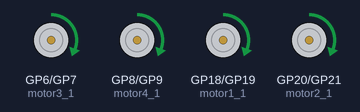
Recording of a program running on a simulated Raspberry Pi Pico running MicroPython. Shown: motor-driver pin pairs drawn as motors (green arrow = first pin HIGH = forward, orange = second pin HIGH = backward, longer = more drive).

Above: at 0.1 s.
Timing chart, 0 to 1.6 s (numbered marks = the images above):
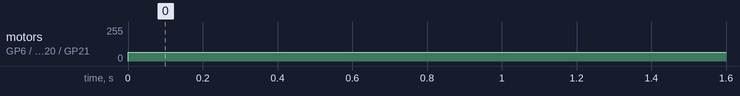

Measured:
- by itself, motor on GP6 (motor3_1) / GP7 (motor3_2), motor on GP8 (motor4_1) / GP9 (motor4_2), motor on GP18 (motor1_1) / GP19 (motor1_2), motor on GP20 (motor2_1) / GP21 (motor2_2): stopped → forward 64/255 at 0.00 s

The program:

motor_test.py
```python
from machine import Pin, PWM
import time

motor1_1 = Pin(18, Pin.OUT)
motor1_2 = Pin(19, Pin.OUT)

motor2_1 = Pin(20, Pin.OUT)
motor2_2 = Pin(21, Pin.OUT)

motor3_1 = Pin(6, Pin.OUT)
motor3_2 = Pin(7, Pin.OUT)

motor4_1 = Pin(8, Pin.OUT)
motor4_2 = Pin(9, Pin.OUT)

# PWM objects
pwm_motor1_1 = PWM(motor1_1)
pwm_motor1_2 = PWM(motor1_2)

pwm_motor2_1 = PWM(motor2_1)
pwm_motor2_2 = PWM(motor2_2)

pwm_motor3_1 = PWM(motor3_1)
pwm_motor3_2 = PWM(motor3_2)

pwm_motor4_1 = PWM(motor4_1)
pwm_motor4_2 = PWM(motor4_2)

# Set frequency
pwm_motor1_1.freq(1000)
pwm_motor1_2.freq(1000)

pwm_motor2_1.freq(1000)
pwm_motor2_2.freq(1000)

pwm_motor3_1.freq(1000)
pwm_motor3_2.freq(1000)

pwm_motor4_1.freq(1000)
pwm_motor4_2.freq(1000)

# Function to set motor speed and direction
def set_motor(speed,motor_num):
    if speed > 0:
        motor1_1.on()
        pwm_motor1_1.duty_u16(int(speed * 65535))
    elif speed < 0:
        motor1_1.off()
        pwm_motor1_1.duty_u16(int(-speed * 65535))
    else:
        motor1_1.off()
        pwm_motor1_1.duty_u16(0)

def forward(speed):
    motor1_1.on()
    motor2_1.on()
    motor3_1.on()
    motor4_1.on()

    pwm_motor1_1.duty_u16(int(speed * 65535))
    pwm_motor2_1.duty_u16(int(speed * 65535))
    pwm_motor3_1.duty_u16(int(speed * 65535))
    pwm_motor4_1.duty_u16(int(speed * 65535))

    time.sleep(4)

    motor1_1.off()
    motor2_1.off()
    motor3_1.off()
    motor4_1.off()

# Test the motor
try:
    while True:
        forward(0.25)
except KeyboardInterrupt:
    set_motor(0)  # Ensure motor is stopped on exit
```
